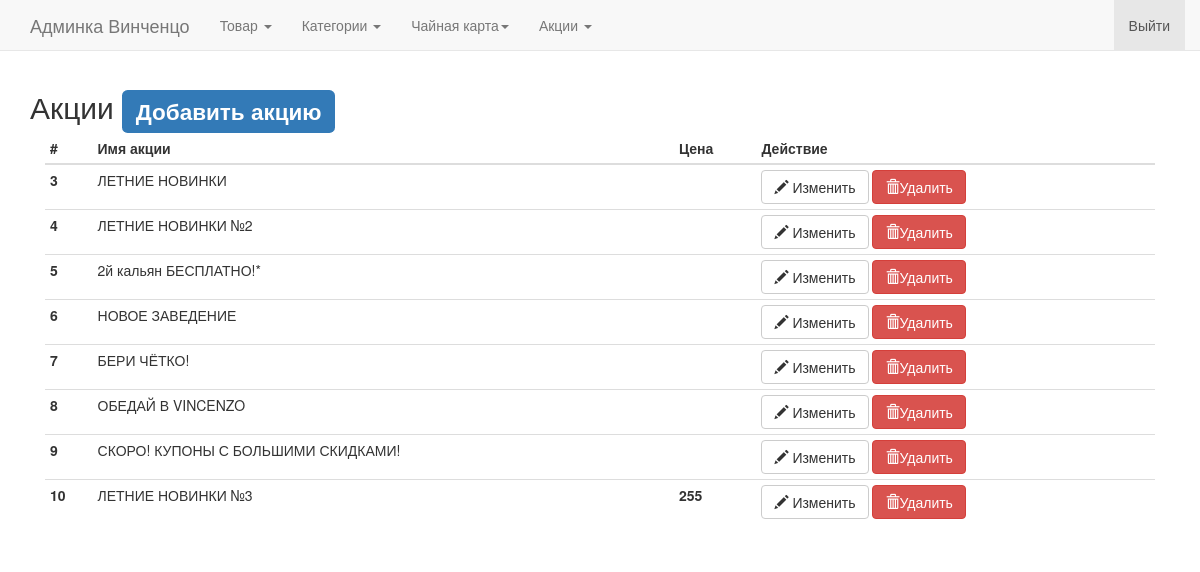
Page /panel/sales (signed in) on the earlier database version.
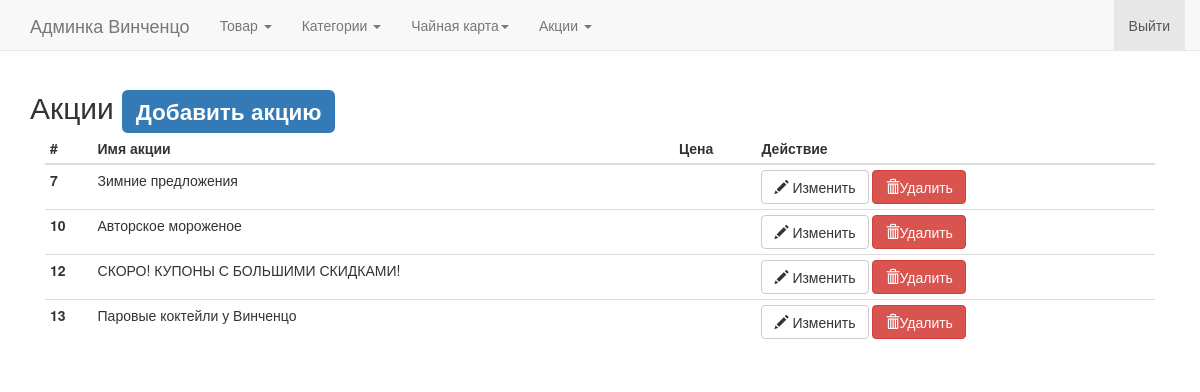
Same page on the later database version.
### app/models.py (models this page shows, shortened)
class Sale(db.Model):
    id = db.Column(db.Integer, primary_key=True, autoincrement=True)
    sale_name = db.Column(db.String(20))
    price_if_have = db.Column(db.Integer)
    to_slider = db.Column(db.Boolean)
    about_sale = db.Column(db.String(255))
    show_url = db.Column(db.Boolean)
    end_sale = db.Column(db.Date)
    img = db.Column(db.String(50))

### app/views.py (the view)
@app.route('/panel/sales', methods=["GET"])
def sale():
    if not session.get('logged_in'):
        return redirect(url_for("adminlogin"))
    all_sales = db.session.query(Sale).all()
    return render_template("sales.html", items=all_sales)

### app/views.py (called while the page is built)
@app.before_request
def before_request():
    delivery = request.cookies.get('delivery')
    if delivery == "deliveryincafe":
        g.deliverymethod = u"В кафе"
        g.global_sale = 0
    elif delivery == "deliverymyself":
        g.deliverymethod = u"Самовывоз"
        g.global_sale = 10
    elif delivery == "deliveryinhome":
        g.deliverymethod = u"Доставка на дом"
        g.global_sale = 0
    else:
        g.deliverymethod = u"Доставка на дом"
        g.global_sale = 0
    g.delivery = delivery
    g.user = current_user

### app/templates/sales.html
{% extends "panel.html" %}
{% block body %}
    <h2>Акции <a href="{{ url_for("sale_add") }}"><span class="label label-primary">Добавить акцию</span></a></h2>
    <div class="table-responsive col-md-12 col-lg-12">
        <table id="dts" class="table table-condensed">
            <thead>
            <tr>
                <th>#</th>
                <th>Имя акции</th>
                <th>Цена</th>
                <th>Действие</th>
            </tr>
            </thead>
            <tbody>
            {% for item in items %}
                <tr>
                    <th scope="row">{{ item.id }}</th>
                    <td>{{ item.sale_name }}</td>
                    <th>{% if item.price_if_have!=None %}
                        {{ item.price_if_have }}
                    {% endif %}
                    </th>
                    <td>
                        <a href="{{ url_for("sale_edit",sale_id=item.id) }}" type="button" title="{{ item.sale_name }}" name="{{ item.id }}" class="btn btn-default" aria-label="Изменить">
                            <span class="glyphicon glyphicon-pencil" aria-hidden="true"></span>
                            Изменить
                        </a>
                        <button type="button" name="{{ item.id }}" class="btn btn-danger delete_sales" aria-label="Удалить">
                            <span class="glyphicon glyphicon-trash" aria-hidden="true"></span>Удалить
                        </button>
                    </td>
                </tr>
            {% endfor %}
            </tbody>
        </table>
    </div>
{% endblock %}

### app/templates/panel.html (shortened to what this page needs)
<!DOCTYPE html>
<html lang="en">
<head>
    <link rel="stylesheet" href="https://necolas.github.io/normalize.css/3.0.2/normalize.css">
    <link rel="stylesheet" href="https://maxcdn.bootstrapcdn.com/bootstrap/3.3.6/css/bootstrap.min.css"
>
    <link rel="stylesheet" href="https://cdn.datatables.net/1.10.10/css/jquery.dataTables.min.css"
>
    <link rel="stylesheet" href="http://cdnjs.cloudflare.com/ajax/libs/multiple-select/1.2.0/multiple-select.min.css">
</head>
<body style="min-height: 2000px;
  padding-top: 70px;">
<nav class="navbar navbar-default navbar-fixed-top">
    <div class="container">
        <div class="navbar-header">
            <a class="navbar-brand" href="#">Админка Винченцо</a>
        </div>
        <div id="navbar" class="navbar-collapse collapse">
            <ul class="nav navbar-nav">
                <li class="dropdown">
                    <a href="#" class="dropdown-toggle" data-toggle="dropdown" role="button" aria-haspopup="true"
                       aria-expanded="false">Товар <span class="caret"></span></a>
                </li>
                <li class="dropdown">
                    <a href="#" class="dropdown-toggle" data-toggle="dropdown" role="button" aria-haspopup="true"
                       aria-expanded="false">Категории <span class="caret"></span></a>
                </li>
                <li class="dropdown">
                    <a href="#" class="dropdown-toggle" data-toggle="dropdown" role="button" aria-haspopup="true"
                       aria-expanded="false">Чайная карта<span class="caret"></span></a>
                </li>
                <li class="dropdown">
                    <a href="#" class="dropdown-toggle" data-toggle="dropdown" role="button" aria-haspopup="true"
                       aria-expanded="false">Акции <span class="caret"></span></a>
                </li>
            </ul>
            <ul class="nav navbar-nav navbar-right">
                <li class="active"><a href="/logoutadmin">Выйти <span class="sr-only">(current)</span></a></li>
            </ul>
        </div>
    </div>
</nav>
<div class="container">
    {% block body %}
    {% endblock %}
</div>
</body>
</html>

Differences in the rows shown:
removed Sale: id "3", sale_name "ЛЕТНИЕ НОВИНКИ"
removed Sale: id "4", sale_name "ЛЕТНИЕ НОВИНКИ №2"
removed Sale: id "5", sale_name "2й кальян БЕСПЛАТНО!*"
removed Sale: id "6", sale_name "НОВОЕ ЗАВЕДЕНИЕ"
removed Sale: id "8", sale_name "ОБЕДАЙ В VINCENZO"
removed Sale: id "9", sale_name "СКОРО! КУПОНЫ С БОЛЬШИМИ СКИДКАМИ!"
changed Sale id 7: sale_name "БЕРИ ЧЁТКО!" → "Зимние предложения"
changed Sale id 10: sale_name "ЛЕТНИЕ НОВИНКИ №3" → "Авторское мороженое"; price_if_have "255" → (not shown)
added Sale: id "12", sale_name "СКОРО! КУПОНЫ С БОЛЬШИМИ СКИДКАМИ!"
added Sale: id "13", sale_name "Паровые коктейли у Винченцо"
